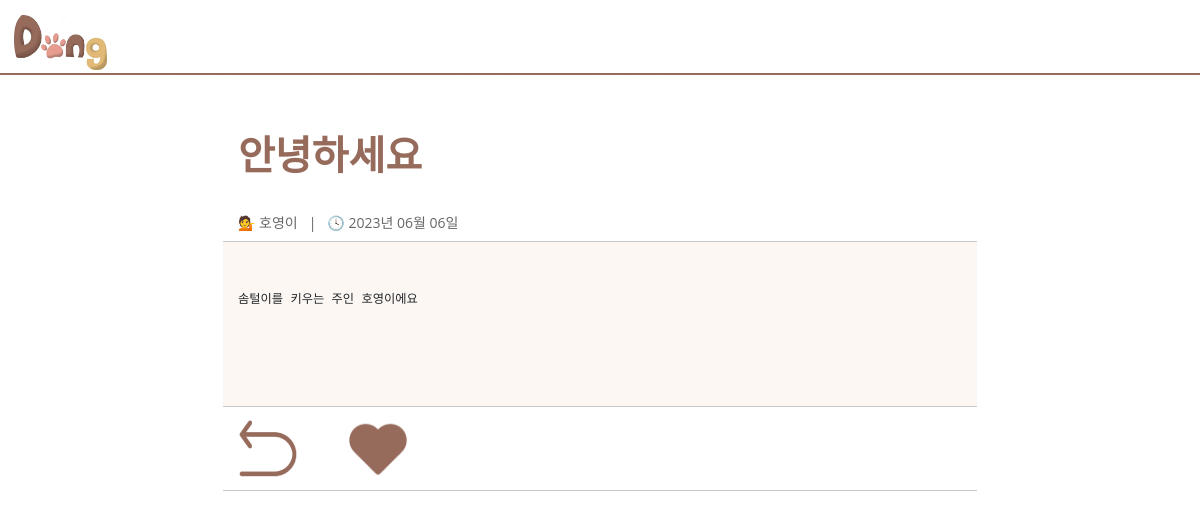
The app's page /boardlist/freeboard/freeboard_post/7/ (signed in), older data.
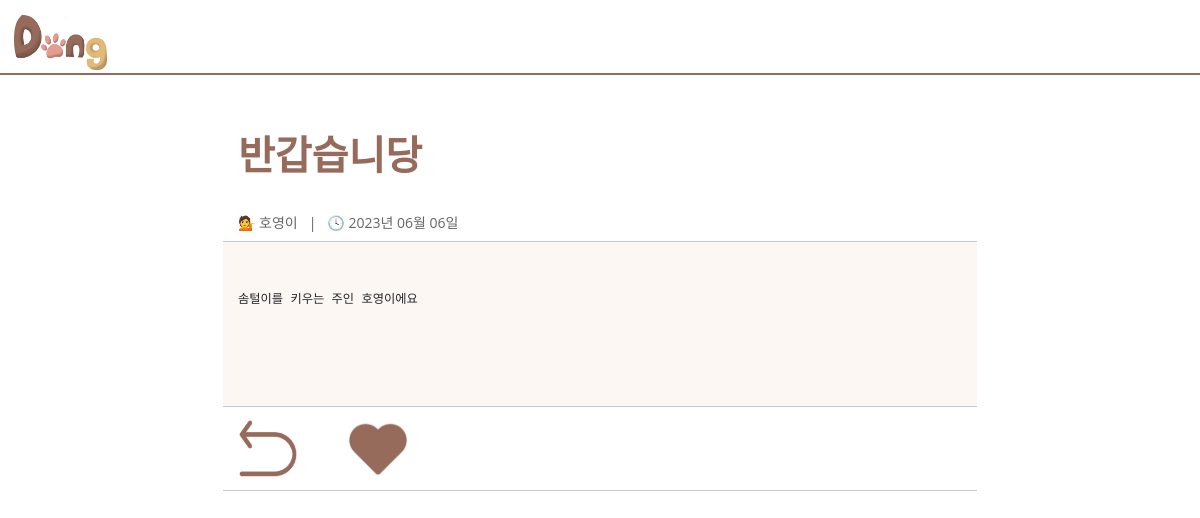
The same page, newer data.
### freeboard/models.py (models this page shows, shortened)
class FreePost(models.Model):
    title = models.CharField(max_length=200) #게시글 제목
    content = models.TextField() #게시글 내용
    created_at = models.DateTimeField(auto_now_add=True) #게시일자
    updated_at = models.DateTimeField(auto_now=True) #수정일자
    author = models.CharField(max_length=50, null=True, default='')  # 게시글 작성자
    image = models.ImageField(upload_to='images/', blank=True, null=True) #이미지를 추가
    liked_num = models.IntegerField(default='0')
    class Meta:
        app_label = 'freeboard'

### freeboard/views.py (the view)
# urls.py: path('freeboard_post/<int:pk>/', views.freeboard_post_detail, name='freeboard_post_detail'),
def freeboard_post_detail(request, pk):
    post = get_object_or_404(FreePost, pk=pk)
    context = {}
    loginCheck = request.session.get('loginCheck', '')
    if loginCheck == '':
        context['loginCheck'] = False
        context['user'] = None
    else:
        context['loginCheck'] = True
        email = request.session['email']
        user = User.objects.filter(email=email).first()
        context['user'] = user
    context['post'] = post
    context['is_Recommended'] = False
    if Recommended_FreePost.objects.filter(user=user, post=post).exists():
        context['is_Recommended'] = True
    return render(request, 'freeboard/freeboard_post_detail.html', context)

### templates/freeboard/freeboard_post_detail.html (shortened to what this page needs)
{% extends 'freeboard/freeboard_base.html' %}
{% block content %}
    {% load static %}
    <link rel="stylesheet" href="{% static 'css/freeboard/free_board_detail_Style.css' %}">
    <link rel="stylesheet" href="{% static 'css/freeboard/free_board_list_Style.css' %}">
    <link rel="stylesheet" href="https://cdnjs.cloudflare.com/ajax/libs/font-awesome/6.4.0/css/all.min.css"
/>
    <br><br><br>
    <table>
        <tr style="font-size:12px">
            <td>
                <h1 style="font-weight: bold;color: #976B5B;">{{ post.title }}</h1> <br>💁 {{ post.author }} &nbsp; | &nbsp; 🕓 {{ post.created_at|date:"Y년 m월 d일" }}
            </td>
        </tr>
        <tr>
            <td><br><p><pre>{{ post.content }}</pre></p><br><br><br></td>
        </tr>
        <tr>
            <td>
                <button class="back_btn" onclick="back()"></button>
                <button class="button_like" onclick="push_like()">
                    {% if is_Recommended == True %}
                        <div class="liked_emoticon"></div>
                    {% elif is_Recommended == False %}
                        <div class="like_emoticon"></div>
                    {% else %}
                        <div class="like_emoticon"></div>
                    {% endif %}
                </button>
            </td>
        </tr>
    </table>
{% endblock %}

Row changes from the older to the newer data that the page shows:
changed FreePost "호영이": title "안녕하세요" → "반갑습니당"
